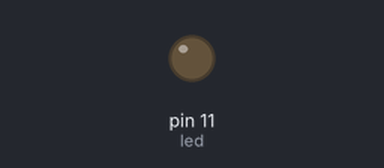
Recording of a sketch running on a simulated Arduino Uno, built with avr-gcc and run on an emulated ATmega328P. Shown: output pins drawn as LEDs (lit = HIGH).

Above: at 0.8 s.
At 10.4 s:
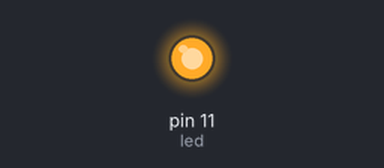
Timing chart, 0 to 11.2 s (numbered marks = the images above):
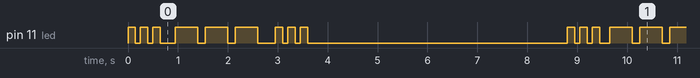

Measured:
- by itself, pin 11 (led): moves between LOW and HIGH, repeating every 8.6 s
- by itself, everything shown: repeats every 8.6 s, in 18 steps

The sketch:

SOS_Luminoso.ino
```cpp
int led = 11, velo1 = 0, velo2 = 0, del = 200
;

void setup() {
  pinMode(led, OUTPUT);
}

void loop() {
  for (int x=0; x<3; x++){
    if (x == 0){
      velo1 = 150;
      velo2 = 100;
    }
    else if (x == 1){
      velo1 = 450;
      velo2 = 150;
    }
    else {
      velo1 = 150;
      velo2 = 100;
      del = 100;
    }
    for (int x=0; x<3; x++){
      digitalWrite(led, HIGH);
      delay(velo1);
      digitalWrite(led, LOW);
      delay(velo2);
    }
    delay(del);
  }
  delay(5000);
}
```
